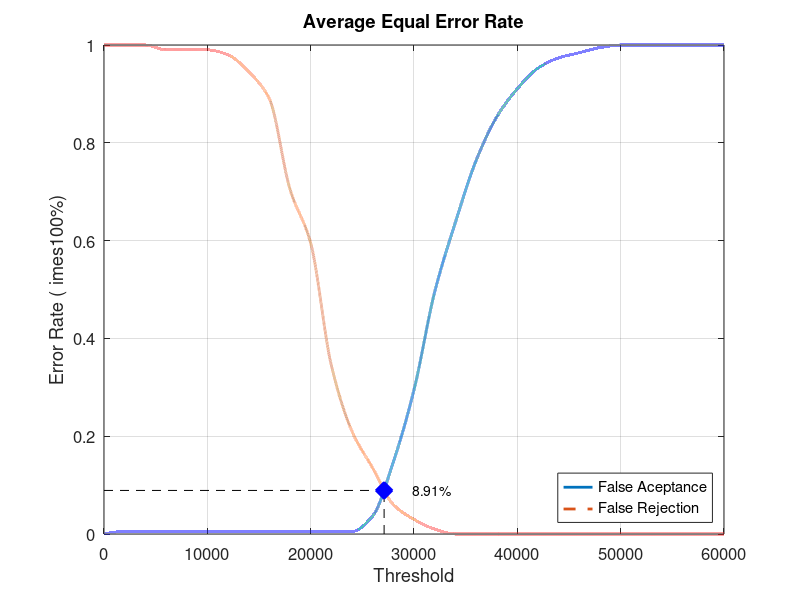
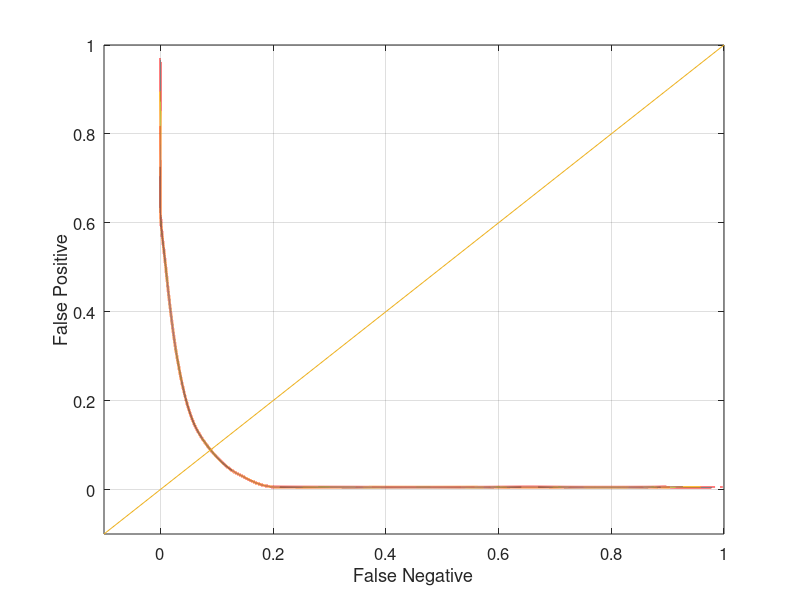

The MATLAB script that drew these images, in order:
close all;
clear;
clc;
x = 0:2000:60000;
xq = 0:0.5:60000;

y0 = [0 0.00526316 0.00526316 0.00526316 0.00526316 0.00526316 0.00526316 0.00526316 0.00526316 0.00526316 0.00526316 0.00526316 0.00526316 0.0368421 0.147368 0.294737 0.494737 0.636842 0.763158 0.852632 0.910526 0.952632 0.973684 0.984211 0.994737 1 1 1 1 1 1]
yy0 = interp1(x, y0, xq, 'pchip');
y1 = [1 1 1 0.99 0.99 0.99 0.98 0.945 0.89 0.705 0.595 0.345 0.21 0.135 0.06 0.03 0.01 0 0 0 0 0 0 0 0 0 0 0 0 0 0]
yy1 = interp1(x, y1, xq, 'pchip');

% Calculating EER: 
y2 = abs(y0 - y1);
find(y2 == min(y2))
yy2 = abs(yy0 - yy1);
xEER = find(yy2 == min(yy2));
xEERIndex = xq(xEER) % X-axis EER
yEER = yy0(xEER) % Y-axis EER

main = figure
plot(xq, yy0,'-','LineWidth', 2);	hold on
plot(xq, yy1,'--','LineWidth', 2);	hold on
plot([xEERIndex xEERIndex], [0 yEER], 'k--');	hold on
plot([0 xEERIndex], [yEER yEER], 'k--');	hold on
plot(xEERIndex, yEER, 'bx', 'LineWidth', 10);	hold on
text(xEERIndex + 10 * xEERIndex / 100, yEER, [num2str(round((10000 * yEER)) / 100) '%'])
legend('False Aceptance', 'False Rejection', 'Location', 'SouthEast')
xlabel('Threshold')
ylabel('Error Rate (	imes100%)')
title('Average Equal Error Rate')
set(gca, 'FontSize', 12)
axis([0 60000 0 1])
grid on

print(main, 'Database4_2Main', '-dpng');
FNRxFPR = figure('Color', [1 1 1]);
plot(yy1, yy0, '-', yy1, yy0, 'LineWidth', 2);
hold on
y = -0.1:0.1:1
plot(y, y); 
set(gca, 'FontSize', 12)
xlabel('False Negative')
ylabel('False Positive')
axis([-0.1 1 -0.1 1])
set(gca, 'FontSize', 12)
grid on

print(FNRxFPR, 'Database4_2FNRxFPR','-dpng');
